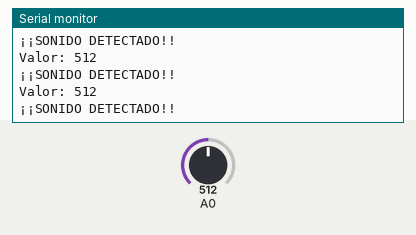
Bench run of a sketch on a simulated Arduino Uno, built with avr-gcc and run on an emulated ATmega328P. Shown: the last lines printed to the serial monitor. The inputs (shaded band) are chosen by the test bench; at power-on: A0 = 512.

Above: at 1.2 s.
1.3 s: A0 set to 988
At 2.0 s:
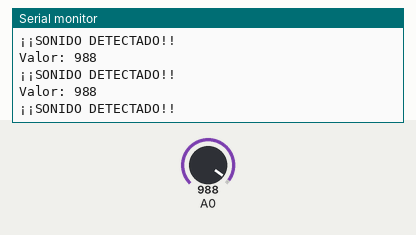
4.3 s: A0 set to 1014
At 5.3 s:
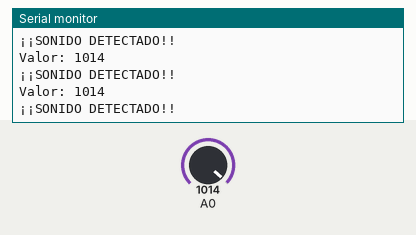
7.3 s: A0 set to 90
At 7.45 s:
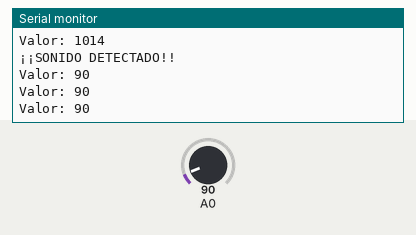
10.3 s: A0 set to 109
At 10.36 s:
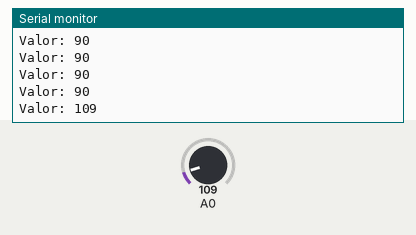
Timing chart, 0 to 13.3 s (numbered marks = the images above; inputs shaded):
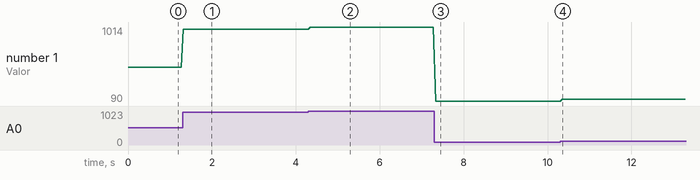

The sketch:

Sensor_sonido.ino
```cpp
void setup() {

  Serial.begin(9600);

}

void loop() {

  int sonido = analogRead(A0);

  Serial.print("Valor: ");
  Serial.println(sonido);

  if (sonido > 100) {

    Serial.println("¡¡SONIDO DETECTADO!!");

  }

  delay(50);
}
```

Measured:
- after the input at 1.3 s, the serial monitor: prints a new line at once (image 1)
- after the input at 4.3 s, the serial monitor: prints a new line after 0.05 s (image 2)
- after the input at 7.3 s, the serial monitor: prints a new line at once (image 3)
- after the input at 10.3 s, the serial monitor: prints a new line after 0.05 s (image 4)
- plotted number 1: 512 → 988 after the input at 1.3 s, 988 → 1014 after the input at 4.3 s, 1014 → 90 after the input at 7.3 s, 90 → 109 after the input at 10.3 s
